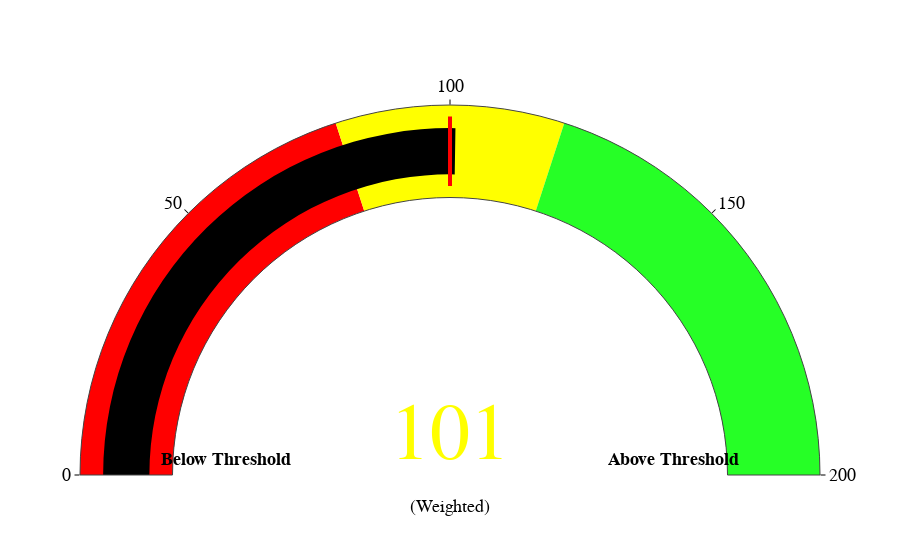

The notebook cell saved with this chart:
### Code cell
fig4_textcolor = 'black'
fig4 = go.Figure(go.Indicator(
    mode="gauge+number",
    value=rox_output,
    number = {'font': {'color': text_color_rox}}, 
    domain={'x': [0, 1], 'y': [0, 1]},
    #title={'text': "ROX Score"},
    gauge={
        'axis': {'range': [0, 200], 'tickwidth': 1, 'tickcolor': "black"},
        'bar': {'color': "black"},
        'steps': [
            {'range': [0, 80], 'color': 'red'},
            {'range': [80, 120], 'color': 'yellow'},
            {'range': [120, 200], 'color': '#26ff26'}
        ],
        'threshold': {'line': {'color': "red", 'width': 4}, 'thickness': 0.75, 'value': 100}
    }
))

fig4.add_annotation (
    x = 0.5,
    y = -.1, 
    text = '<br> (Weighted) </br>',
    showarrow = False
)

fig4.add_annotation (
    x = .9,
    y = .025, 
    text = '<b> Above Threshold </b>',
    showarrow = False
)

fig4.add_annotation (
    x = 0.10,
    y = .025, 
    text = '<b> Below Threshold </b>',
    showarrow = False
)

fig4.update_layout (font=dict(family="sans serif",size=18,color=fig4_textcolor ))


fig4.show()

### Figure 1 — Plotly figure (JSON) as saved in the notebook; plotly's stock layout.template omitted (floating-point values rounded to 4 significant figures)
{"data": [{"domain": {"x": [0, 1], "y": [0, 1]}, "gauge": {"axis": {"range": [0, 200], "tickcolor": "black", "tickwidth": 1}, "bar": {"color": "black"}, "steps": [{"color": "red", "range": [0, 80]}, {"color": "yellow", "range": [80, 120]}, {"color": "#26ff26", "range": [120, 200]}], "threshold": {"line": {"color": "red", "width": 4}, "thickness": 0.75, "value": 100}}, "mode": "gauge+number", "number": {"font": {"color": "yellow"}}, "type": "indicator", "value": 101}], "layout": {"annotations": [{"showarrow": false, "text": "<br> (Weighted) </br>", "x": 0.5, "y": -0.1}, {"showarrow": false, "text": "<b> Above Threshold </b>", "x": 0.9, "y": 0.025}, {"showarrow": false, "text": "<b> Below Threshold </b>", "x": 0.1, "y": 0.025}], "autosize": true, "font": {"color": "black", "family": "sans serif", "size": 18}}}
